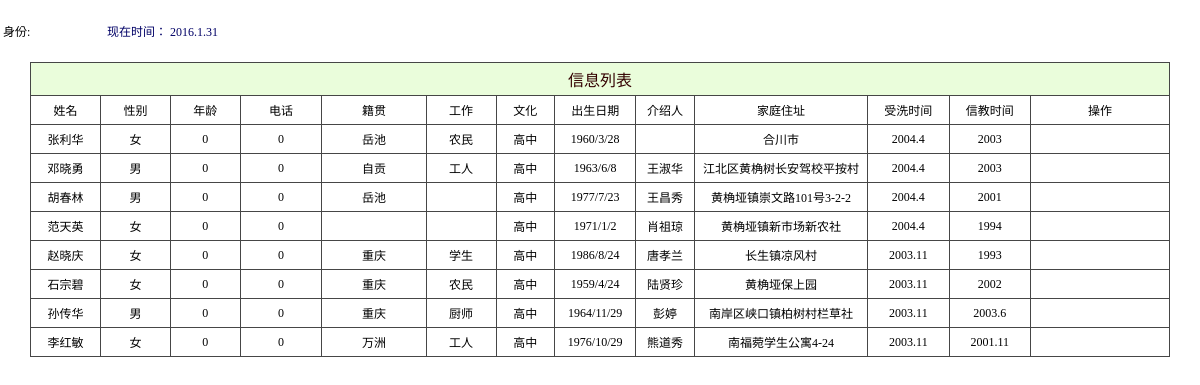
The app's page /admin/user_xinxi.php?wenhua=高中 with its own data.
### tables this page shows
CREATE TABLE IF NOT EXISTS `church` (
  `Cid` int(6) NOT NULL AUTO_INCREMENT,
  `sex` varchar(10) NOT NULL,
  `age` int(3) NOT NULL,
  `birth` varchar(20) NOT NULL,
  `paster` varchar(6) NOT NULL,
  `pasterdate` varchar(12) NOT NULL,
  `believedate` varchar(12) NOT NULL,
  `pasterplace` varchar(10) NOT NULL DEFAULT '救主堂',
  `jiguan` varchar(10) NOT NULL,
  `address` varchar(30) NOT NULL,
  `tel` int(20) NOT NULL,
  `wenhua` varchar(6) NOT NULL,
  `job` varchar(6) NOT NULL,
  `deathdate` varchar(8) NOT NULL,
  `txt` varchar(20) NOT NULL,
  `introduce` varchar(5) NOT NULL,
  `name` varchar(6) NOT NULL,
  PRIMARY KEY (`Cid`)
);

### admin/user_xinxi.php (the view, shortened to what this page needs)
<?php
    $query="select * from admin where username='$_SESSION[username]'";
	$result=mysql_query($query);
    $row = mysql_fetch_array($result);
?>
<!DOCTYPE html PUBLIC "-//W3C//DTD XHTML 1.0 Transitional//EN" "http://www.w3.org/TR/xhtml1/DTD/xhtml1-transitional.dtd">
<html xmlns="http://www.w3.org/1999/xhtml">
<head>
<link href="../css/css.css" rel="stylesheet" type="text/css" />
<link href="../css/style.css" rel="stylesheet" type="text/css" />
</head>
<body>
<table width="100%" border="0" cellspacing="0" cellpadding="0">
  <tr>
    <td height="30">      <table width="100%" border="0" cellspacing="0" cellpadding="0">
        <tr>
          <td height="62" background="../images/nav04.gif">
		   <table width="428" border="0">
             <tr>
               <td width="41">身份:</td>
               <td width="55"><span class="button"><?php echo($row["list"]);?></span></td>
               <td width="318"><a href="#" onclick="sousuo()"id="navmenu">
 现在时间：
</a></td>
             </tr>
           </table></td>
        </tr>
    </table></td></tr>
  <tr>
    <td><table id="subtree1" style="DISPLAY: " width="100%" border="0" cellspacing="0" cellpadding="0">
        <tr>
          <td><table width="95%" border="0" align="center" cellpadding="0" cellspacing="0">
              <tr>
                <td height="40" class="font42">
				<table width="100%" border="0" cellpadding="4" cellspacing="1" bgcolor="#464646" class="newfont03">
				 <tr class="CTitle" >
                     <td height="22" colspan="13" align="center" class="select_tr STYLE2" style="font-size:16px">信息列表</td>
                  </tr>
                  </tr>
				  <tr bgcolor="#FFFFFF" style="text-align:center">
				    <td width="6%" height="20">姓名</td>
				    <td width="6%" >性别</td>
				    <td width="6%" >年龄</td>
				    <td width="7%">电话</td>
                    <td width="9%">籍贯</td>
                    <td width="6%">工作</td>
                    <td width="5%">文化</td>
                    <td width="7%">出生日期</td>
                    <td width="5%">介绍人</td>
                    <td width="15%">家庭住址</td>
                    <td width="7%">受洗时间</td>
                    <td width="7%">信教时间</td>
                     <td width="12%">操作</td>
				  </tr>
<?php
$xinxi=array();
$xinxi['name']=$_POST['name'];
$xinxi['sex']=$_POST['sex'];
$xinxi['wenhua']=$_REQUEST['wenhua'];
$xinxi['deathdate']=$_REQUEST['deathdate'];
$xinxi['pasterdate']=$_REQUEST['pasterdate'];
$arr=$xinxi;
foreach( $arr as $k=>$v){
    if( !$v )
        unset( $arr[$k] );
}
 $count=count($arr);
 if($count==1){
 	$OneKey =array_keys($arr);
 	$OneValue=array_values($arr);
 	$sql ="select * from church where {$OneKey[0]} like '%{$OneValue[0]}%'  order by Cid desc " ;
 }
	$result = mysql_query($sql);
while ($row = mysql_fetch_assoc($result)) {
?>
				  <tr bgcolor="#FFFFFF" style="text-align:center">
				    <td height="20"><?php echo ($row["name"]); ?></td>
				    <td ><?php echo ($row["sex"]); ?></td>
				    <td><?php echo ($row["age"]); ?></td>
                    <td><?php echo ($row["tel"]); ?></td>
                    <td><?php echo ($row["jiguan"]); ?></td>
                    <td><?php echo ($row["job"]); ?></td>
                    <td><?php echo ($row["wenhua"]); ?></td>
                    <td><?php echo ($row["birth"]); ?></td>
                    <td><?php echo ($row["introduce"]); ?></td>
                    <td><?php echo ($row["address"]); ?></td>
                    <td><?php echo ($row["pasterdate"]); ?></td>
                    <td><?php echo ($row["believedate"]); ?></td>
                    <td></td>
<?php
}
?>  </tr>
            </table>
      </table>
</table>
</body>
</html>

### css/css.css (style rules this page uses)
.newfont03 { font-family: "����"; font-size: 12px; color: #000000; text-decoration: none; }

### css/style.css (style rules this page uses)
body { margin:0px; }
html { scrollbar-face-color:#CCD0DB; scrollbar-highlight-color:#fff; scrollbar-shadow-color:#fff; scrollbar-3dlight-color:#6795B4; scrollbar-arrow-color:#20669A; scrollbar-track-color:#fff; scrollbar-darkshadow-color:#6795B4; border:0; }
html { overflow-x: hidden; overflow-y: auto; }
TD { font-size: 12px; }
a:link,a:visited { text-decoration:none; color:#006; }
.CTitle { background:#6795B4; padding:5px; text-align:left; color:#FFFFFF; font-size:13px; font-family: Verdana, Arial, Helvetica, sans-serif; }
.select_tr { background-color: #EAFDDB; }

### admin/user_xinxi.php (style rules this page uses)
html { overflow-x: auto; overflow-y: auto; border:0; }

### records on screen
church: name "张利华", sex "女", age "0", tel "0", jiguan "岳池", job "农民", wenhua "高中", birth "1960/3/28", address "合川市", pasterdate "2004.4", believedate "2003"
church: name "邓晓勇", sex "男", age "0", tel "0", jiguan "自贡", job "工人", wenhua "高中", birth "1963/6/8", introduce "王淑华", address "江北区黄桷树长安驾校平按村", pasterdate "2004.4", believedate "2003"
church: name "胡春林", sex "男", age "0", tel "0", jiguan "岳池", wenhua "高中", birth "1977/7/23", introduce "王昌秀", address "黄桷垭镇崇文路101号3-2-2", pasterdate "2004.4", believedate "2001"
church: name "范天英", sex "女", age "0", tel "0", wenhua "高中", birth "1971/1/2", introduce "肖祖琼", address "黄桷垭镇新市场新农社", pasterdate "2004.4", believedate "1994"
church: name "赵晓庆", sex "女", age "0", tel "0", jiguan "重庆", job "学生", wenhua "高中", birth "1986/8/24", introduce "唐孝兰", address "长生镇凉风村", pasterdate "2003.11", believedate "1993"
church: name "石宗碧", sex "女", age "0", tel "0", jiguan "重庆", job "农民", wenhua "高中", birth "1959/4/24", introduce "陆贤珍", address "黄桷垭保上园", pasterdate "2003.11", believedate "2002"
church: name "孙传华", sex "男", age "0", tel "0", jiguan "重庆", job "厨师", wenhua "高中", birth "1964/11/29", introduce "彭婷", address "南岸区峡口镇柏树村栏草社", pasterdate "2003.11", believedate "2003.6"
church: name "李红敏", sex "女", age "0", tel "0", jiguan "万洲", job "工人", wenhua "高中", birth "1976/10/29", introduce "熊道秀", address "南福菀学生公寓4-24", pasterdate "2003.11", believedate "2001.11"
